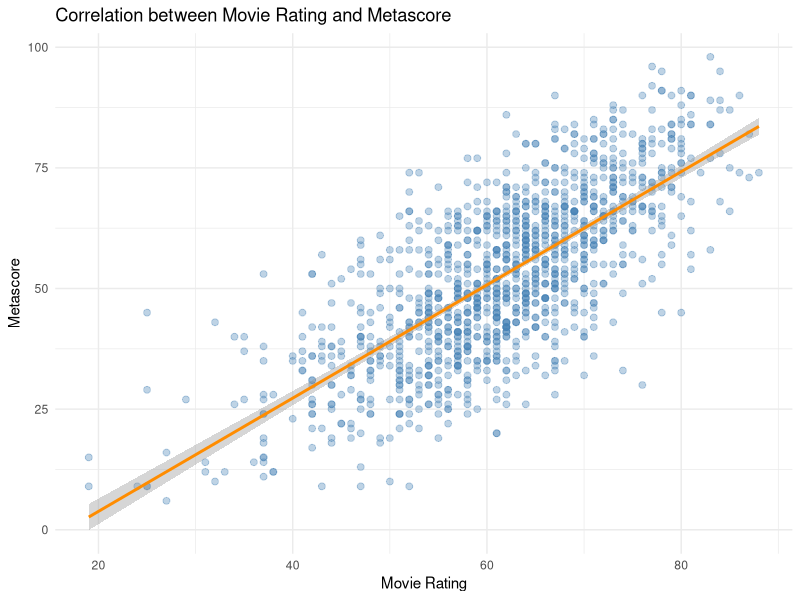
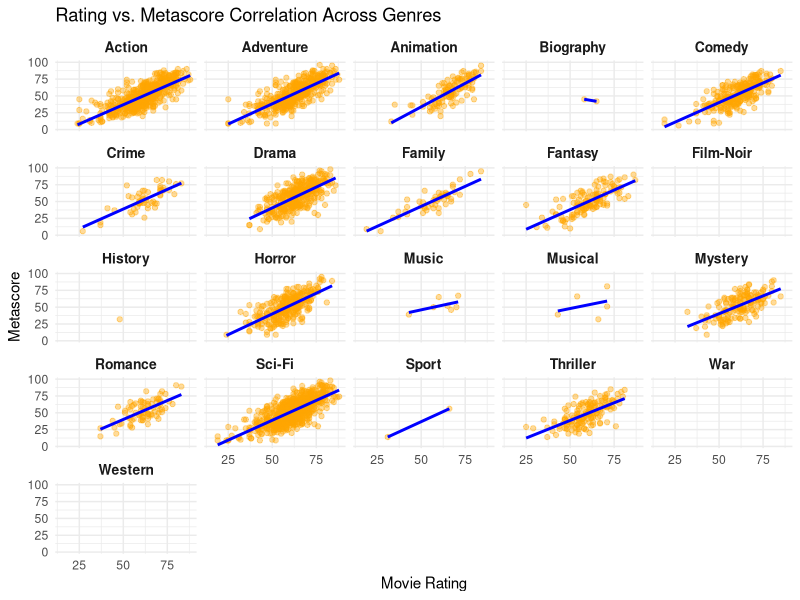
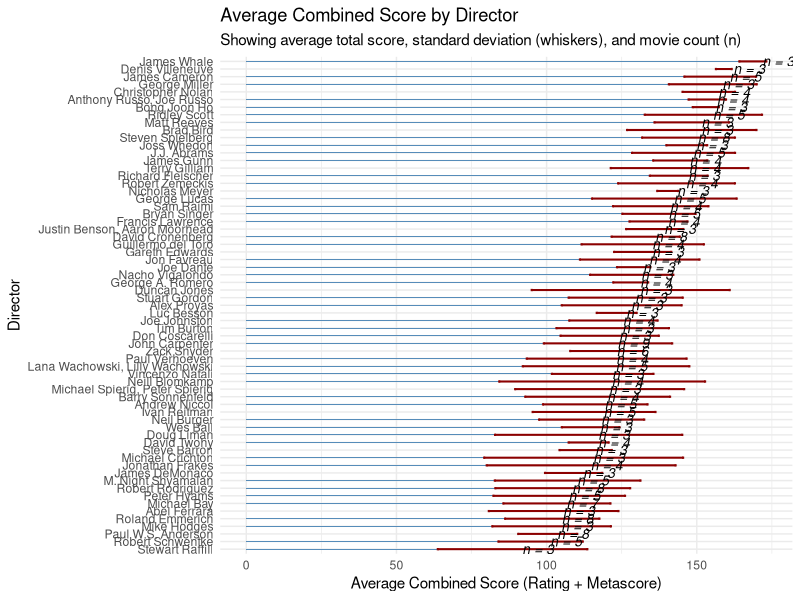
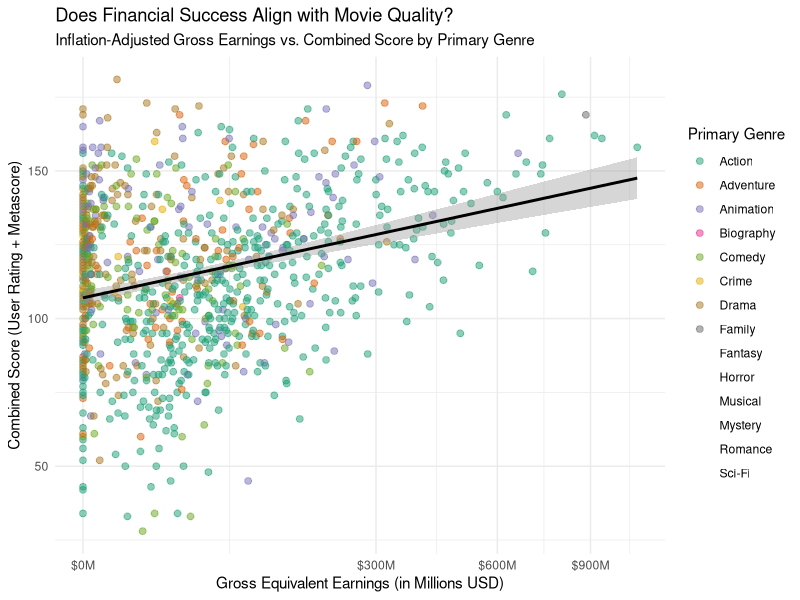
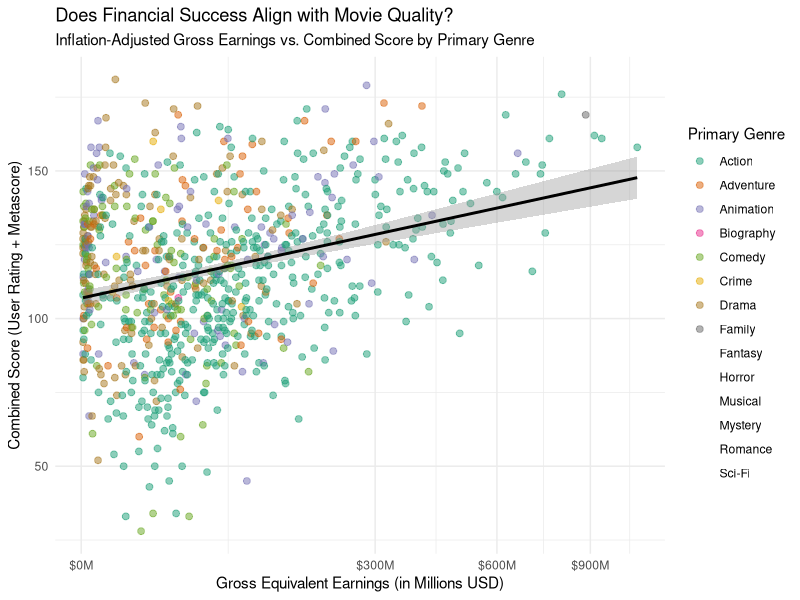
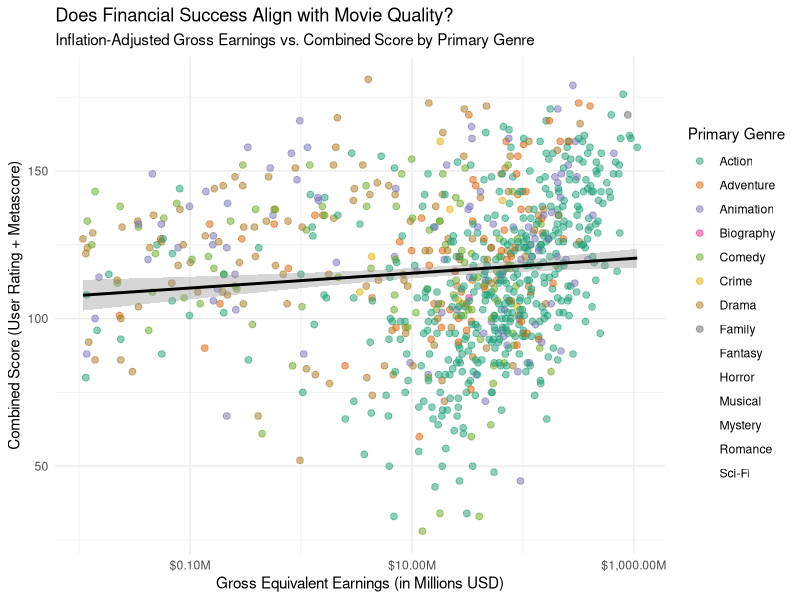
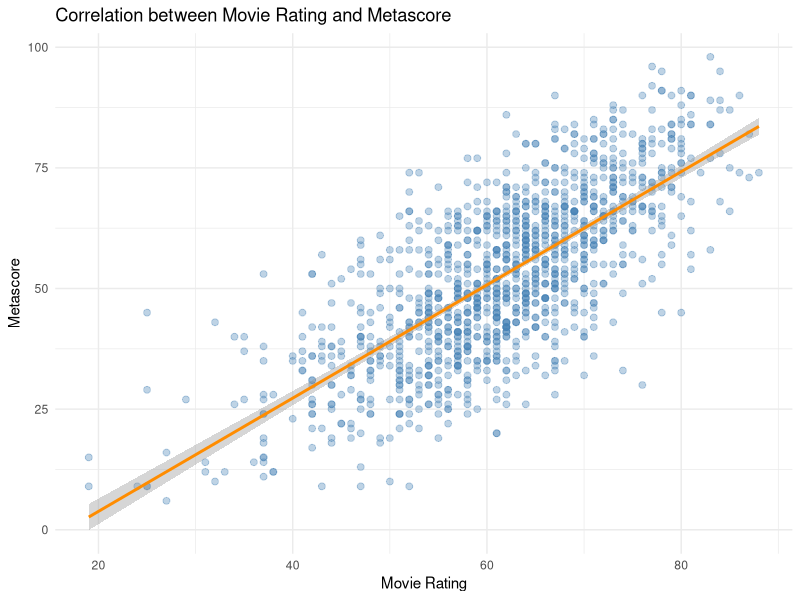

The R source for these figures, in order:
## ---- chunk 1
knitr::opts_chunk$set(
  echo = FALSE,    
  warning = FALSE, 
  message = FALSE  
)
## ---- chunk 2
library(tidyverse)
library(scales)
library(knitr)
library(kableExtra)
## ---- chunk 3
movies <- read_csv2("sciFiMovies_dataset.csv")
## ---- chunk 4

# Add unique ID
movies_clean <- movies %>% 
  select(-1) %>% 
  mutate(movie_id = row_number()) %>% 
  select(movie_id, everything()) %>% 
# rename variables
  rename_with(tolower) %>% 
# numeric variables
 mutate(
    votes = parse_number(votes),
    gross_collection = parse_number(gross_collection),
    gross_equivalent = parse_number(gross_equivalent),
    movie_rating = parse_number(as.character(movie_rating))
  ) %>%
# round numeric values
  mutate(across(where(is.numeric), round)) %>% 
# list genre
separate_rows(genre, sep = ",\\s*") %>% 
  group_by(across(-genre)) %>%  
  nest() %>%                    
  ungroup() %>% 
  rename(genre_list=data)
## ---- chunk 5
movies_analyzed <- movies_clean %>% 
  # Combine movie_rating and metascore
  mutate(total_score = movie_rating + metascore) %>% 
  # Calculate the inflation rate per row
  mutate(inflation_rate = (gross_equivalent - gross_collection) / gross_collection)

# Extract the highest-scoring movie
best_movie <- movies_analyzed %>% 
  arrange(desc(total_score)) %>% 
  slice(1) %>% 
  select(title, release_year, movie_rating, metascore, total_score)

# Visualization 
best_movie %>%
  kable(
    col.names = c(
      "Title",
      "Year",
      "IMDb Rating",
      "Metascore",
      "Total Score"
    ),
    caption = "Top-rated movie"
  ) %>%
  kable_styling(
    bootstrap_options = c("striped", "hover", "condensed"),
    full_width = FALSE,
    position = "center"
  ) %>%
  row_spec(1)
## ---- chunk 6
# Extract the top 10 highest-scoring movies
top10_movies <- movies_analyzed %>%  
  arrange(desc(total_score)) %>%  
  slice(1:10) %>%  # Selects the top 10 rows
  select(title, release_year, movie_rating, metascore, total_score)

# Visualization 
top10_movies %>%
  kable(
    col.names = c(
      "Title",
      "Year",
      "IMDb Rating",
      "Metascore",
      "Total Score"
    ),
    caption = "Top 10 Rated Movies"
  ) %>%
  kable_styling(
    bootstrap_options = c("striped", "hover", "condensed"),
    full_width = FALSE,
    position = "center"
  )
## ---- chunk 7
# Create a scatterplot to check for correlation
movies_analyzed %>% 
  drop_na(movie_rating, metascore) %>%
ggplot(aes(x = movie_rating, y = metascore)) +
  geom_point(
    alpha = 0.35,
    color = "steelblue",
    size = 2
  ) +
  geom_smooth(
    method = "lm",formula = y ~ x, color = "darkorange", se = TRUE) +
  labs(
    title = "Correlation between Movie Rating and Metascore",
    x = "Movie Rating",
    y = "Metascore"
  ) +
  theme_minimal()

# Save output in a nicer format
ggsave(
  filename = "lea-immenkamp_files/figure-markdown_strict/movie_correlation.png", 
  width = 8, 
  height = 5, 
  units = "in",   
  dpi = 300       
)

## ---- chunk 8
movies_clean %>% 
  unnest(genre_list) %>% 
  ggplot(aes(x = movie_rating, y = metascore)) +
  geom_point(alpha = 0.4, color = "orange") + 
  geom_smooth(method = "lm", formula = y ~ x, color = "blue", se = FALSE) +
  facet_wrap(~genre) +
  labs(
    title = "Rating vs. Metascore Correlation Across Genres",
    x = "Movie Rating",
    y = "Metascore"
  ) +
  theme_minimal() +
  theme(strip.text = element_text(face = "bold", size = 10))

## ---- chunk 9
# Prepare the data per director
movies_clean %>% 
  mutate(total_score = movie_rating + metascore) %>% 
  drop_na(total_score, director) %>% 
  mutate(director = str_remove(director, "^Directors?:\\s*")) %>%
  group_by(director) %>% 
  summarise(
    avg_score = mean(total_score),
    sd_score = sd(total_score),
    movie_count = n(),
    .groups = "drop"
  ) %>% 
  # Filter out directors with too few movies for cleaner visualization
  filter(movie_count >= 3) %>% 
  mutate(director = fct_reorder(director, avg_score)) %>% 
  
  # bar plot
  ggplot(aes(x = avg_score, y = director)) +
    geom_col(fill = "steelblue", alpha = 0.9, width = 0.1) +
  # Add whiskers 
    geom_errorbar(
      aes(xmin = avg_score - sd_score, xmax = avg_score + sd_score),
      width = 0.3, color = "darkred", linewidth = 0.7
    ) +
   # Add text annotation for number of movies next to the bars
    geom_text(
      aes(label = paste0("n = ", movie_count), x = avg_score),
      hjust = -0.3, size = 3.5, fontface = "italic", color = "black"
    ) +
    labs(
      title = "Average Combined Score by Director",
      subtitle = "Showing average total score, standard deviation (whiskers), and movie count (n)",
      x = "Average Combined Score (Rating + Metascore)",
      y = "Director"
    ) +
    theme_minimal()

## ---- chunk 10
# I do not have a favorite actor, but I am interested in the second optional task
# There is no data about the costs of the movies as a third dimension 
movies_clean %>% 
  mutate(total_score = movie_rating + metascore) %>% 
  unnest(genre_list) %>% # to create a color for each genre
  group_by(gross_equivalent, total_score) %>% 
  slice_head(n = 1) %>% # only the first genre retained
  ungroup() %>% 
  
  ggplot(aes(x = gross_equivalent, y = total_score, color = genre)) +
  geom_point(alpha = 0.5, size = 2) + 
  geom_smooth(method = "lm", formula = y ~ x, color = "black", se = TRUE) +
  # with the log function a lot of high values were cut off, which is why I decided for the sqrt.
  scale_x_sqrt(labels = scales::label_dollar(scale = 1e-6, suffix = "M")) +
  scale_color_brewer(palette = "Dark2") + 
  labs(
    title = "Does Financial Success Align with Movie Quality?",
    subtitle = "Inflation-Adjusted Gross Earnings vs. Combined Score by Primary Genre",
    x = "Gross Equivalent Earnings (in Millions USD)",
    y = "Combined Score (User Rating + Metascore)",
    color = "Primary Genre"
  ) +
  theme_minimal()
## ---- chunk 11
movies_clean %>% 
  mutate(
    gross_num = as.numeric(gross_equivalent),
    total_score = movie_rating + metascore
  ) %>% 
  filter(!is.na(gross_num), gross_num > 0) %>% 
  unnest(genre_list) %>% 
  group_by(gross_num, total_score) %>% 
  slice_head(n = 1) %>% 
  ungroup() %>% 

  ggplot(aes(x = gross_num, y = total_score, color = genre)) +
  geom_point(alpha = 0.5, size = 2) + 
  geom_smooth(method = "lm", formula = y ~ x, color = "black", se = TRUE) +
  scale_x_sqrt(labels = scales::label_dollar(scale = 1e-6, suffix = "M")) +
  scale_color_brewer(palette = "Dark2") + 
  labs(
    title = "Does Financial Success Align with Movie Quality?",
    subtitle = "Inflation-Adjusted Gross Earnings vs. Combined Score by Primary Genre",
    x = "Gross Equivalent Earnings (in Millions USD)",
    y = "Combined Score (User Rating + Metascore)",
    color = "Primary Genre"
  ) +
  theme_minimal()
## ---- chunk 12
movies_clean %>% 
  mutate(
    gross_num = as.numeric(gross_equivalent),
    total_score = movie_rating + metascore
  ) %>% 
  filter(!is.na(gross_num), gross_num > 0) %>% 
  unnest(genre_list) %>% 
  group_by(gross_num, total_score) %>% 
  slice_head(n = 1) %>% 
  ungroup() %>% 

  ggplot(aes(x = gross_num, y = total_score, color = genre)) +
  geom_point(alpha = 0.5, size = 2) + 
  geom_smooth(method = "lm", formula = y ~ x, color = "black", se = TRUE) +
  scale_x_log10(labels = scales::label_dollar(scale = 1e-6, suffix = "M")) +
  scale_color_brewer(palette = "Dark2") + 
  labs(
    title = "Does Financial Success Align with Movie Quality?",
    subtitle = "Inflation-Adjusted Gross Earnings vs. Combined Score by Primary Genre",
    x = "Gross Equivalent Earnings (in Millions USD)",
    y = "Combined Score (User Rating + Metascore)",
    color = "Primary Genre"
  ) +
  theme_minimal()
